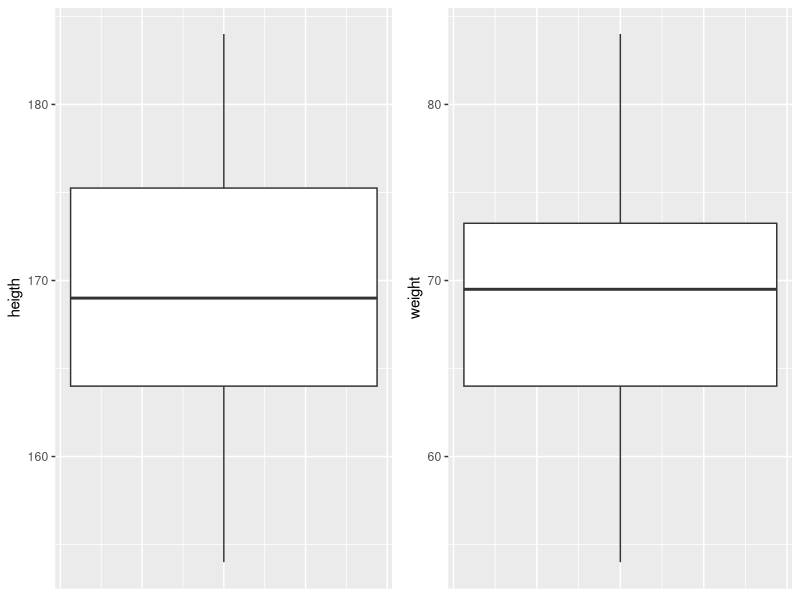
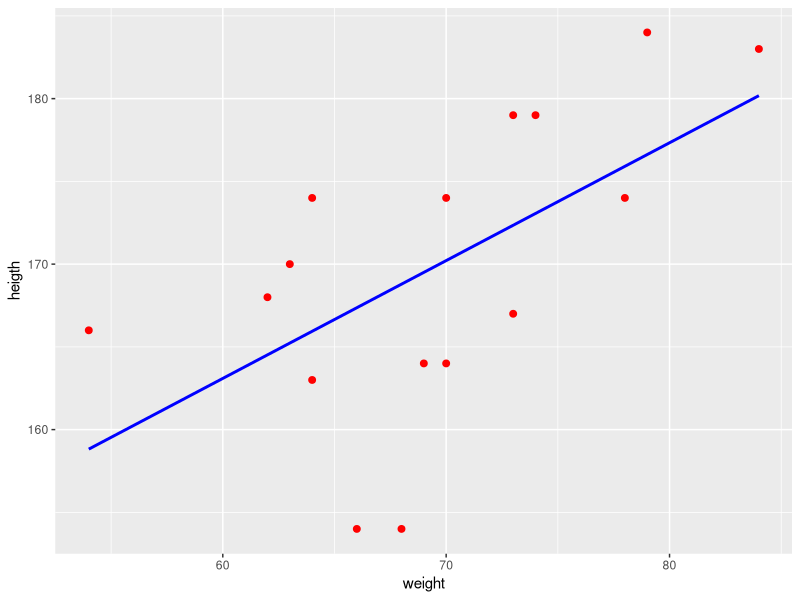

Source code (R) for these figures, in order:
## ---- chunk 1
knitr::opts_chunk$set(echo = TRUE)

# title: comparing two variables - Pearson's product-moment correlation
# author: jonathan
# revised: 14/1/2020

WEB <- c("https://bioceed.uib.no/dropfolder/bioSTATS/Rmd/Basic/2-sample/pearson.html")
GIT <- c("https://github.com/jonathansoule/biostats/blob/master/Basic/2-sample/pearson.Rmd")
library(ggplot2)
library(gridExtra)
weight <- c(84, 64, 73, 78, 70, 79, 74, 68, 73, 63, 62, 69, 54, 64, 66, 70)
heigth <- c(183, 174, 179, 174, 164, 184, 179, 154, 167, 170, 168, 164, 166, 163, 154, 174)
df <- data.frame(heigth, weight)
## ---- chunk 2
shapiro.test(weight)
shapiro.test(heigth)
## ---- chunk 3
var.test(weight, heigth)
## ---- chunk 4
plot1 <- ggplot(df, aes(X = "heigth", y = heigth)) +
  geom_boxplot(outlier.colour = "red", outlier.shape = 1) +
  theme(
    axis.title.x = element_blank(),
    axis.text.x = element_blank(),
    axis.ticks.x = element_blank()
  )
plot2 <- ggplot(df, aes(X = "weight", y = weight)) +
  geom_boxplot(outlier.colour = "red", outlier.shape = 1) +
  theme(
    axis.title.x = element_blank(),
    axis.text.x = element_blank(),
    axis.ticks.x = element_blank()
  )
grid.arrange(plot1, plot2, ncol = 2)
## ---- chunk 5
ggplot(df, aes(x = weight, y = heigth)) +
  geom_point(size = 2, color = "red") +
  geom_smooth(method = "lm", color = "blue", se = FALSE)
## ---- chunk 6
cor.test(heigth, weight, method = "pearson")
